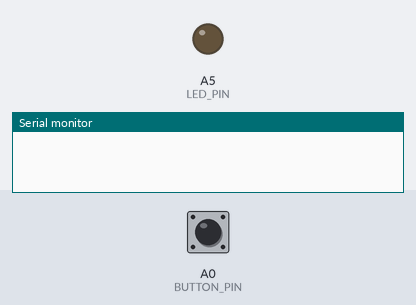
A sketch run on a simulated Arduino Uno, built with avr-gcc and run on an emulated ATmega328P. On the bench: output pins drawn as LEDs (lit = HIGH), the last lines printed to the serial monitor. The inputs (shaded band) are chosen by the test bench; at power-on: A0 (BUTTON_PIN) HIGH.

Above: at 1.2 s.
1.3 s: A0 (BUTTON_PIN) pulled LOW for 0.15 s
3.4 s: A0 (BUTTON_PIN) pulled LOW for 3.2 s
8.1 s: A0 (BUTTON_PIN) pulsed LOW 2 times (0.12 s each, 0.3 s apart)
At 9.8 s:
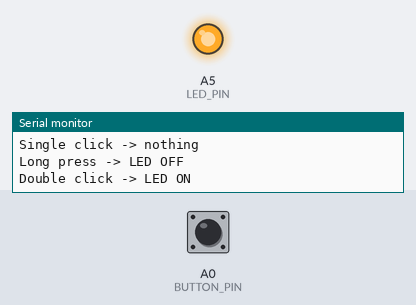
Timing chart, 0 to 11.3 s (numbered marks = the images above; inputs shaded):
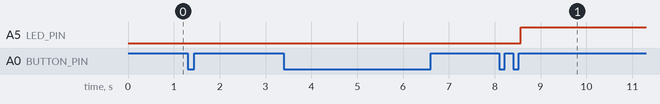

Measured:
- after the input at 8.1 s, A5 (LED_PIN): LOW → HIGH after 0.47 s

The sketch:

Button_Gesture.ino
```cpp
// 아두이노 우노: A0 버튼 동작에 따라 A5 LED 제어
// 따닥(더블클릭) → LED 켜기 / 길게 누르기 → LED 끄기 / 한번 짧게 누르기 → 아무 일도 안 함
const int BUTTON_PIN = A0;               // 버튼 핀
const int LED_PIN = A5;                  // LED 핀
const unsigned long DEBOUNCE_MS = 50;    // 디바운스 시간
const unsigned long DOUBLE_MS = 400;     // 첫 번째 클릭 후 이 시간 안에 또 누르면 더블클릭
const unsigned long LONG_MS = 1000;      // 이 시간 넘게 누르고 있으면 길게 누르기

int lastReading = HIGH;                  // 과거값: 바로 전에 읽은 값
int buttonState = HIGH;                  // 확정된 버튼 상태
unsigned long lastChangeTime = 0;        // 읽은 값이 마지막으로 바뀐 시각
unsigned long pressStartTime = 0;        // 버튼을 누르기 시작한 시각
unsigned long lastReleaseTime = 0;       // 짧은 클릭 후 버튼을 뗀 시각
int clickCount = 0;                      // 짧게 누른 횟수 (더블클릭 판별용)
bool longHandled = false;                // 이번 누름이 이미 길게 누르기로 처리됐는지

void setup() {      // 한번만 실행
  Serial.begin(9600);                 // 시리얼 통신 시작 (속도 9600)
  pinMode(BUTTON_PIN, INPUT_PULLUP);  // 버튼 핀을 입력모드로 (내부 풀업저항 사용)
  pinMode(LED_PIN, OUTPUT);           // LED 핀을 출력모드로
}

void loop() {       // 무한히 반복
  unsigned long now = millis();               // 현재 시각
  int reading = digitalRead(BUTTON_PIN);      // 현재값 읽기

  if (reading != lastReading) {               // 현재값이 과거값과 다르면
    lastChangeTime = now;                     // 바뀐 시각 기록
  }
  lastReading = reading;                      // 현재값을 과거값으로 저장

  if (now - lastChangeTime > DEBOUNCE_MS && reading != buttonState) { // 진짜 변화로 인정
    buttonState = reading;

    if (buttonState == LOW) {                 // 누르는 순간
      pressStartTime = now;
      longHandled = false;
    } else {                                  // 떼는 순간
      if (!longHandled) {                     // 길게 누르기가 아니었으면 짧은 클릭
        clickCount++;
        lastReleaseTime = now;

        if (clickCount == 2) {                // 시간 안에 두 번 → 더블클릭
          digitalWrite(LED_PIN, HIGH);        // LED 켜기
          Serial.println("Double click -> LED ON");
          clickCount = 0;
        }
      }
    }
  }

  // 누르고 있는 동안 LONG_MS가 지나면 길게 누르기 (떼기 전에 바로 반응)
  if (buttonState == LOW && !longHandled && now - pressStartTime >= LONG_MS) {
    longHandled = true;
    clickCount = 0;                           // 진행 중이던 클릭은 취소
    digitalWrite(LED_PIN, LOW);               // LED 끄기
    Serial.println("Long press -> LED OFF");
  }

  // 한 번 클릭 후 DOUBLE_MS 안에 다시 안 누르면 그냥 한 번 클릭 → 아무 일도 안 함
  if (clickCount == 1 && buttonState == HIGH && now - lastReleaseTime > DOUBLE_MS) {
    clickCount = 0;
    Serial.println("Single click -> nothing");
  }
}
```
